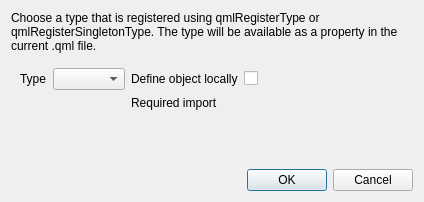
<?xml version="1.0" encoding="UTF-8"?>
<ui version="4.0">
 <class>QmlDesigner::AddNewBackendDialog</class>
 <widget class="QDialog" name="QmlDesigner::AddNewBackendDialog">
  <property name="windowModality">
   <enum>Qt::ApplicationModal</enum>
  </property>
  <property name="geometry">
   <rect>
    <x>0</x>
    <y>0</y>
    <width>412</width>
    <height>202</height>
   </rect>
  </property>
  <property name="windowTitle">
   <string>Add New C++ Backend</string>
  </property>
  <property name="modal">
   <bool>true</bool>
  </property>
  <layout class="QGridLayout" name="gridLayout_2">
   <item row="2" column="0">
    <spacer name="verticalSpacer">
     <property name="orientation">
      <enum>Qt::Vertical</enum>
     </property>
     <property name="sizeHint" stdset="0">
      <size>
       <width>20</width>
       <height>13</height>
      </size>
     </property>
    </spacer>
   </item>
   <item row="3" column="1">
    <widget class="QDialogButtonBox" name="buttonBox">
     <property name="standardButtons">
      <set>QDialogButtonBox::Cancel|QDialogButtonBox::Ok</set>
     </property>
    </widget>
   </item>
   <item row="1" column="0" colspan="2">
    <widget class="QFrame" name="frame">
     <layout class="QGridLayout" name="gridLayout">
      <item row="0" column="0">
       <widget class="QLabel" name="label_3">
        <property name="text">
         <string>Type</string>
        </property>
       </widget>
      </item>
      <item row="0" column="1">
       <widget class="QComboBox" name="comboBox"/>
      </item>
      <item row="0" column="2">
       <spacer name="horizontalSpacer">
        <property name="orientation">
         <enum>Qt::Horizontal</enum>
        </property>
        <property name="sizeHint" stdset="0">
         <size>
          <width>169</width>
          <height>20</height>
         </size>
        </property>
       </spacer>
      </item>
      <item row="0" column="3">
       <widget class="QLabel" name="label_2">
        <property name="text">
         <string>Define object locally</string>
        </property>
       </widget>
      </item>
      <item row="0" column="4">
       <widget class="QCheckBox" name="checkBox">
        <property name="text">
         <string/>
        </property>
       </widget>
      </item>
      <item row="1" column="3">
       <widget class="QLabel" name="label">
        <property name="text">
         <string>Required import</string>
        </property>
       </widget>
      </item>
      <item row="1" column="4">
       <widget class="QLabel" name="importLabel">
        <property name="sizePolicy">
         <sizepolicy hsizetype="Fixed" vsizetype="Preferred">
          <horstretch>0</horstretch>
          <verstretch>0</verstretch>
         </sizepolicy>
        </property>
        <property name="minimumSize">
         <size>
          <width>160</width>
          <height>0</height>
         </size>
        </property>
        <property name="maximumSize">
         <size>
          <width>160</width>
          <height>16777215</height>
         </size>
        </property>
        <property name="text">
         <string/>
        </property>
       </widget>
      </item>
     </layout>
    </widget>
   </item>
   <item row="0" column="0" colspan="2">
    <widget class="QLabel" name="label_4">
     <property name="layoutDirection">
      <enum>Qt::LeftToRight</enum>
     </property>
     <property name="text">
      <string>Choose a type that is registered using qmlRegisterType or qmlRegisterSingletonType. The type will be available as a property in the current .qml file.</string>
     </property>
     <property name="wordWrap">
      <bool>true</bool>
     </property>
    </widget>
   </item>
  </layout>
 </widget>
 <resources/>
 <connections/>
</ui>
